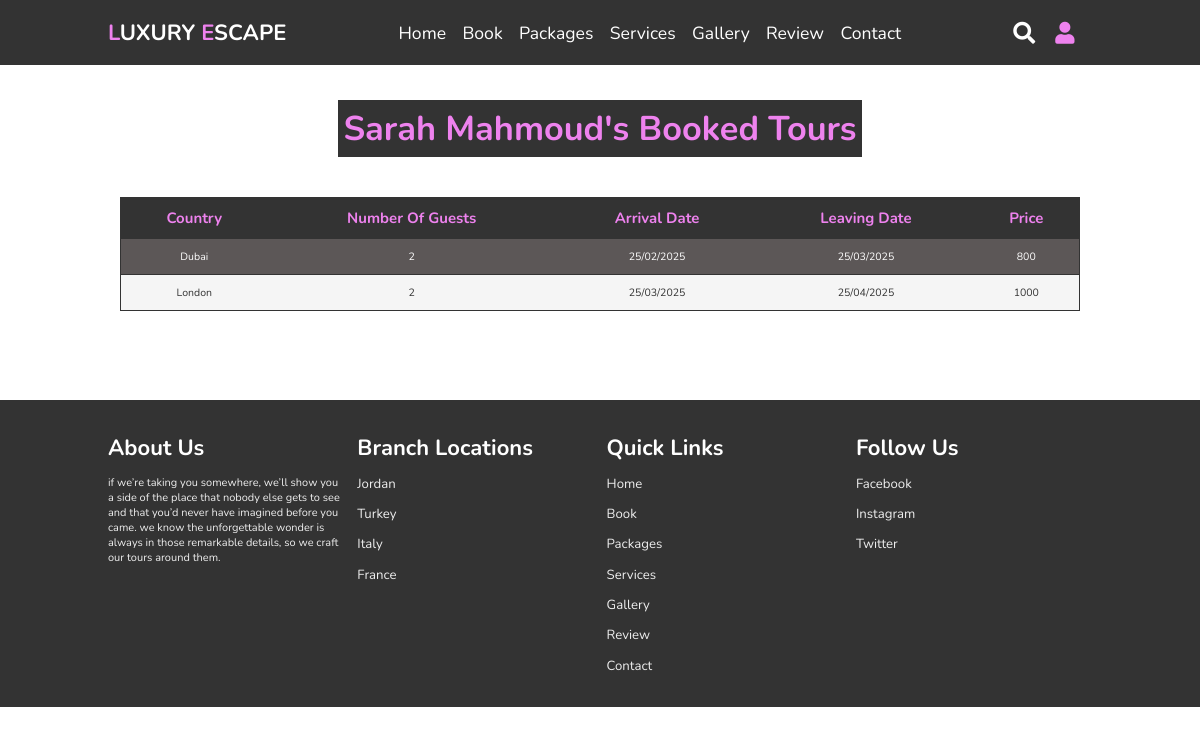
The app's page /php/tours.php (signed in) with its own data.
### tables this page shows
CREATE TABLE `booktours` (
  `idUser` int(11) NOT NULL,
  `nameCountry` varchar(255) NOT NULL,
  `numberOfGuests` int(11) NOT NULL,
  `ArrivalDate` varchar(255) NOT NULL,
  `LeavingDate` varchar(255) NOT NULL,
  `Price` int(11) NOT NULL,
  `idTours` int(11) NOT NULL
);

### php/tours.php (the view, shortened to what this page needs)
<?php
    if($_SESSION['email']){
        $fname=$_SESSION['firstname'];
    }
    else
        header("Location:index.php");
?>
<!DOCTYPE html>
<html lang="en">
<head>
    <link rel="stylesheet" href="https://unpkg.com/swiper@7/swiper-bundle.min.css"/>
    <link rel ="stylesheet" href="https://cdnjs.cloudflare.com/ajax/libs/font-awesome/5.15.4/css/all.min.css"
    >
    <link rel ="stylesheet" href ="../css/style.css" >
    <link rel="stylesheet" href="../css/logged.css">
    <link rel="stylesheet" href="../css/tables.css">
</head>
<body>
 <header>
    <a href="../index.php" class= "logo"> <span>L</span>uxury <span>E</span>scape</a>
        <nav class="navbar">
            <a href ="../index.php#home"> home</a>
            <a href ="../index.php#book"> book</a>
            <a href ="../index.php#packages"> packages</a>
            <a href ="../index.php#services"> services</a>
            <a href ="../index.php#gallery"> gallery</a>
            <a href ="../index.php#review"> review</a>
            <a href ="../index.php#contact"> contact</a>
    </nav>
    <div class ="icons">
        <i class ="fas fa-search" id ="search-btn"></i>
        <i class ="fas fa-user" id ="user-btn"></i>
    </div>
    <form action ="" class= "search-bar-container">
        <input type ="search" id ="search-bar" placeholder="search here ..">
        <label for ="search-bar" class ="fas fa-search"></label>
    </form>
 </header>
    <div class="booked-container">
        <div class="booked-container-title">
            <h2>
            <?php echo $fname."'s " ?>Booked Tours
            </h2>
        </div>
        <?php
        $UserIDHolder = $_SESSION['userID'];
        $connect = new mysqli('localhost','root','','LuxuryEscape') or die("couldn't connect");
        $sqlSearch =  mysqli_query($connect,"select * FROM booktours WHERE idUser= '$UserIDHolder'");
          if(mysqli_num_rows($sqlSearch) > 0){
              echo "<table>
              <thead>
                <tr>
                  <th>Country</th>
                  <th>Number of Guests</th>
                  <th>Arrival Date</th>
                  <th>Leaving Date</th>
                  <th>Price</th>
                </tr>
              </thead>
              <tbody>";
                while($row = $sqlSearch->fetch_assoc()){
                    echo "<tr>
                        <td>".$row['nameCountry']."</td>
                        <td>".$row['numberOfGuests']."</td>
                        <td>".$row['ArrivalDate']."</td>
                        <td>".$row['LeavingDate']."</td>
                        <td>".$row['Price']."</td>
                    </tr>";
                }
              echo "</tbody>
              </table>";
          } else {
                echo "
                <p>No Booked Tours to show, book one? <a href ='../index2.php#book'>booknow </a></p>";
          }
        ?>
    </div>
<section class="footer">
    <div class="box-container">
        <div class="box">
            <h3> About us</h3>
            <p>If we’re taking you somewhere,
                 we’ll show you a side of the place that nobody else gets to see
                 and that you’d never have imagined before you came.
                 We know the unforgettable wonder is always in those remarkable details,
                  so we craft our tours around them.</p>
        </div>
        <div class="box">
            <h3> Branch Locations</h3>
            <a href="#"> Jordan</a>
            <a href="#"> Turkey</a>
            <a href="#"> Italy</a>
            <a href="#"> France</a>
        </div>
        <div class="box">
            <h3> Quick Links</h3>
            <a href="#">home</a>
            <a href="#book">book</a>
            <a href="#packages">packages</a>
            <a href="#services">services</a>
            <a href="#gallery">gallery</a>
            <a href="#review">review</a>
            <a href="#contact">contact</a>
        </div>
        <div class="box">
            <h3> Follow us</h3>
            <a href="#">Facebook</a>
            <a href="#">Instagram</a>
            <a href="#">Twitter</a>
        </div>
    </div>
</section>
</body>
</html>

### css/style.css (style rules this page uses)
:root { --violet :violet; }
* { font-family: 'Nunito', sans-serif; margin :0; padding:0; box-sizing:border-box; text-transform: capitalize; outline: none; border:none; text-decoration: none; transition: all .2s linear; }
html { font-size: 62.5%; overflow-x:hidden; scroll-padding-top: 6rem; scroll-behavior: smooth; }
section { padding: 2rem 9%; }
header { position: fixed; top:0; left:0; right:0; background:#333; z-index: 1000; display:flex; align-items: center; justify-content: space-between; padding:2rem 9%; }
header .logo { font-size: 2.5rem; font-weight: bolder; color:#fff; text-transform: uppercase; }
header .logo span { color:var(--violet); }
header .navbar a { color:#fff; font-size: 2rem; margin:0 .8rem; }
header .icons i { font-size: 2.5rem; color:#fff; cursor:pointer; margin-right: 2rem; }
header .search-bar-container { position: absolute; top:100%; left:0; right:0; padding:1.5rem 2rem; background: #333; border-top: .1rem solid rgba(255,255,255,.2); display: flex; align-items: center; z-index: 1001; clip-path: polygon(0 0,100% 0,100% 0,0 0); }
header .search-bar-container #search-bar { width:100%; padding:1rem; text-transform: none; color: #333; font-size :1.7rem; border-radius: .5rem; }
header .search-bar-container label { color:white; cursor: pointer; font-size: 3rem; margin-left: 1.5rem; }
.footer { background: #333; }
.footer .box-container { display: flex; flex-wrap: wrap; gap: 1.5rem; }
.footer .box-container .box { padding: 1rem 0; flex: 1 1 25rem; }
.footer .box-container .box h3 { font-size: 2.5rem; padding:.7rem 0; color:#fff; }
.footer .box-container .box p { font-size: 1.25rem; padding:.7rem 0; color:#eee; text-transform: lowercase; }
.footer .box-container .box a { display: block; font-size: 1.5rem; padding:.7rem 0; color:#eee; }
@media (max-width:1200px) { html { font-size: 55%; } }

### css/logged.css (style rules this page uses)
#user-btn { color: var(--violet); }

### css/tables.css (style rules this page uses)
.booked-container { min-height: 50vh; display: flex; align-items: center; justify-content: center; flex-flow: column; position: relative; z-index: 0; margin: 0px auto; padding-bottom: 50px; width: 100%; }
.booked-container .booked-container-title { padding-top: 100px; margin: 0px auto; color:var(--violet); font-size: 2.6rem; }
.booked-container .booked-container-title h2 { background-color: #333; padding: 5px; }
table, td, th { border: 1px solid #333; border-left: 0; border-right: 0; border-collapse: collapse; }
table { margin: auto; width: 80%; text-align: center; font-size: 1.2rem; border-right: 1px solid #333; border-left: 1px solid #333; }
td, th { padding: 10px; }
th { background-color: #333; color: var(--violet); font-size: 1.7rem; }
tr:nth-child(odd) { background-color: #5c5757; color: white; }
tr:nth-child(even) { background-color: whitesmoke; color: #333; }

### records on screen
booktours: nameCountry "Dubai", numberOfGuests "2", ArrivalDate "25/02/2025", LeavingDate "25/03/2025", Price "800"
booktours: nameCountry "London", numberOfGuests "2", ArrivalDate "25/03/2025", LeavingDate "25/04/2025", Price "1000"

### other values on screen
$fname "Sarah Mahmoud"
